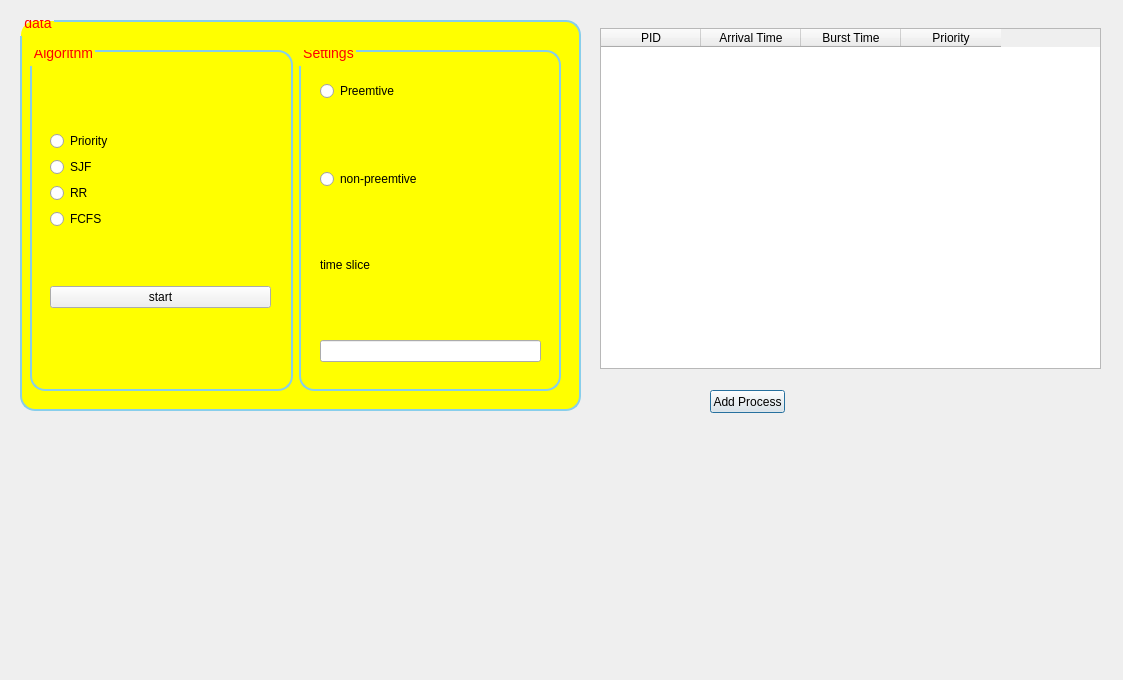
<?xml version="1.0" encoding="UTF-8"?>
<ui version="4.0">
 <class>STable</class>
 <widget class="QDialog" name="STable">
  <property name="geometry">
   <rect>
    <x>0</x>
    <y>0</y>
    <width>1123</width>
    <height>680</height>
   </rect>
  </property>
  <property name="windowTitle">
   <string>STable</string>
  </property>
  <property name="styleSheet">
   <string notr="true">QGroupBox {
border: 2px solid red;
background-color:yellow;
border-color: skyblue;
font-size: 14px;
border-radius: 15px;
 margin-top: 2ex; /* leave space at the top for the title */

}
QGroupBox::title {
color:red;
padding-top:-10px;
  padding-left:2px;

}</string>
  </property>
  <widget class="QPushButton" name="pushButton">
   <property name="geometry">
    <rect>
     <x>710</x>
     <y>390</y>
     <width>75</width>
     <height>23</height>
    </rect>
   </property>
   <property name="text">
    <string>Add Process</string>
   </property>
  </widget>
  <widget class="QTableWidget" name="tableWidget">
   <property name="geometry">
    <rect>
     <x>600</x>
     <y>28</y>
     <width>501</width>
     <height>341</height>
    </rect>
   </property>
   <column>
    <property name="text">
     <string>PID</string>
    </property>
   </column>
   <column>
    <property name="text">
     <string>Arrival Time</string>
    </property>
   </column>
   <column>
    <property name="text">
     <string>Burst Time</string>
    </property>
   </column>
   <column>
    <property name="text">
     <string>Priority</string>
    </property>
   </column>
  </widget>
  <widget class="QGroupBox" name="data">
   <property name="geometry">
    <rect>
     <x>20</x>
     <y>20</y>
     <width>561</width>
     <height>391</height>
    </rect>
   </property>
   <property name="title">
    <string>data</string>
   </property>
   <widget class="QWidget" name="layoutWidget">
    <property name="geometry">
     <rect>
      <x>10</x>
      <y>30</y>
      <width>531</width>
      <height>341</height>
     </rect>
    </property>
    <layout class="QHBoxLayout" name="horizontalLayout">
     <item>
      <widget class="QGroupBox" name="groupBox_3">
       <property name="title">
        <string>Algorithm</string>
       </property>
       <widget class="QWidget" name="">
        <property name="geometry">
         <rect>
          <x>20</x>
          <y>30</y>
          <width>221</width>
          <height>281</height>
         </rect>
        </property>
        <layout class="QVBoxLayout" name="verticalLayout_3">
         <item>
          <layout class="QVBoxLayout" name="verticalLayout">
           <item>
            <widget class="QRadioButton" name="Priority">
             <property name="text">
              <string>Priority</string>
             </property>
            </widget>
           </item>
           <item>
            <widget class="QRadioButton" name="SJF">
             <property name="text">
              <string>SJF</string>
             </property>
            </widget>
           </item>
           <item>
            <widget class="QRadioButton" name="RR">
             <property name="text">
              <string>RR</string>
             </property>
            </widget>
           </item>
           <item>
            <widget class="QRadioButton" name="FCFS">
             <property name="text">
              <string>FCFS</string>
             </property>
            </widget>
           </item>
          </layout>
         </item>
         <item>
          <widget class="QPushButton" name="pushButton_2">
           <property name="text">
            <string>start</string>
           </property>
          </widget>
         </item>
        </layout>
       </widget>
      </widget>
     </item>
     <item>
      <widget class="QGroupBox" name="groupBox_2">
       <property name="title">
        <string>Settings</string>
       </property>
       <widget class="QWidget" name="layoutWidget">
        <property name="geometry">
         <rect>
          <x>21</x>
          <y>31</y>
          <width>221</width>
          <height>281</height>
         </rect>
        </property>
        <layout class="QVBoxLayout" name="verticalLayout_2">
         <item>
          <widget class="QRadioButton" name="pre">
           <property name="text">
            <string>Preemtive</string>
           </property>
          </widget>
         </item>
         <item>
          <spacer name="verticalSpacer_3">
           <property name="orientation">
            <enum>Qt::Vertical</enum>
           </property>
           <property name="sizeHint" stdset="0">
            <size>
             <width>20</width>
             <height>40</height>
            </size>
           </property>
          </spacer>
         </item>
         <item>
          <widget class="QRadioButton" name="nonpre">
           <property name="text">
            <string>non-preemtive</string>
           </property>
          </widget>
         </item>
         <item>
          <spacer name="verticalSpacer">
           <property name="orientation">
            <enum>Qt::Vertical</enum>
           </property>
           <property name="sizeHint" stdset="0">
            <size>
             <width>20</width>
             <height>40</height>
            </size>
           </property>
          </spacer>
         </item>
         <item>
          <widget class="QLabel" name="label">
           <property name="text">
            <string>time slice</string>
           </property>
          </widget>
         </item>
         <item>
          <spacer name="verticalSpacer_2">
           <property name="orientation">
            <enum>Qt::Vertical</enum>
           </property>
           <property name="sizeHint" stdset="0">
            <size>
             <width>20</width>
             <height>40</height>
            </size>
           </property>
          </spacer>
         </item>
         <item>
          <widget class="QLineEdit" name="lineEdit"/>
         </item>
        </layout>
       </widget>
      </widget>
     </item>
    </layout>
   </widget>
  </widget>
 </widget>
 <resources/>
 <connections>
  <connection>
   <sender>RR</sender>
   <signal>toggled(bool)</signal>
   <receiver>lineEdit</receiver>
   <slot>setEnabled(bool)</slot>
   <hints>
    <hint type="sourcelabel">
     <x>35</x>
     <y>213</y>
    </hint>
    <hint type="destinationlabel">
     <x>277</x>
     <y>242</y>
    </hint>
   </hints>
  </connection>
 </connections>
</ui>
